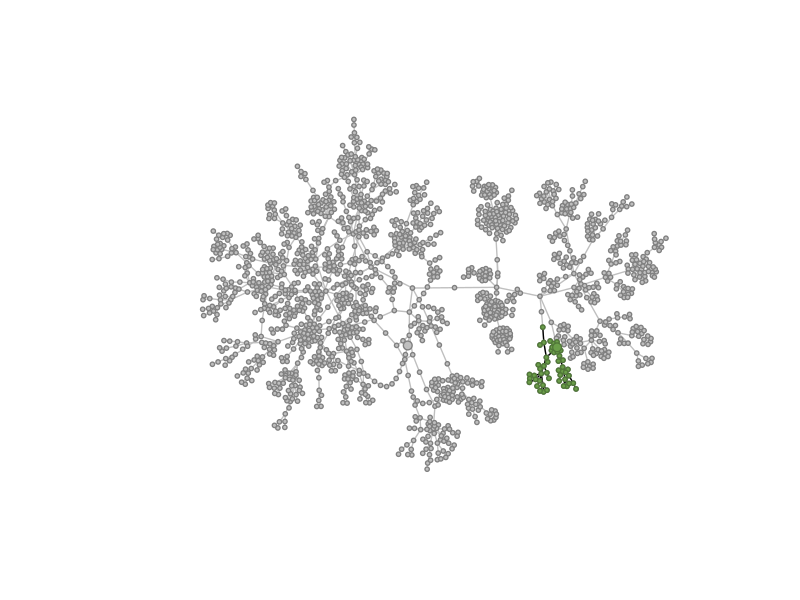

The script that drew this image:
from matplotlib import pyplot
import networkx as nx
import cPickle as pickle

def get_subgraph(graph, node):
    """Get the subgraph rooted at node. Note that if there are loops in the
    graph, this function might not work.
    """
    queue = [node]
    idx = 0
    visited = set()
    nodes = set(queue)
    while idx < len(queue):
        # expand the current node in queue
        children = graph.successors(queue[idx])
        visited.add(queue[idx])
        nodes.update(children)
        queue.extend(c for c in children if c not in visited)
        idx += 1
    return graph.subgraph(nodes)

###script begins
gray = (0.75,0.75,0.75,1)
graydark = (0.5,0.5,0.5,1)
cmap = pyplot.get_cmap('Paired')

# draw the graph
graph, prior = pickle.load(open('ilsvrc_graph.pickle'))

# get positions
pos = nx.graphviz_layout(graph, prog='sfdp')
#pos = nx.graphviz_layout(graph, prog='dot')

# draw nodes
nx.draw_networkx_nodes(graph, pos, \
        with_labels = False, node_size=10, \
        node_color=gray, linewidth=None).set_edgecolor(graydark)
# draw a larger root
root = [n for n in graph.nodes() if graph.predecessors(n) == []]
nx.draw_networkx_nodes(graph, pos, \
        nodelist = root, with_labels = False, \
        node_size=40, node_color=gray, \
        linewidth=None).set_edgecolor(graydark)
# edges
nx.draw_networkx_edges(graph, pos, \
        arrows=False, edge_color=[gray]*len(graph.edges()))

# get the dog subgraph
dog = get_subgraph(graph, 'n02084071')
# just a cute function to darken a color
darken = lambda c, r: (c[0]*r, c[1]*r, c[2]*r, c[3])
# draw the dog subgraph
nx.draw_networkx_nodes(dog, pos, node_size=10, node_color=cmap(0.3)).\
        set_edgecolor(darken(cmap(0.3), 0.75))
# draw the dog root
nx.draw_networkx_nodes(dog, pos, nodelist = ['n02084071'], \
                       node_size=40, node_color=cmap(0.3)).\
        set_edgecolor(darken(cmap(0.3), 0.75))
# draw edges
nx.draw_networkx_edges(dog, pos, edge_color='k', arrows=False)
pyplot.axis('equal')
pyplot.axis('off')
pyplot.savefig(__file__[:-2] + 'pdf')
